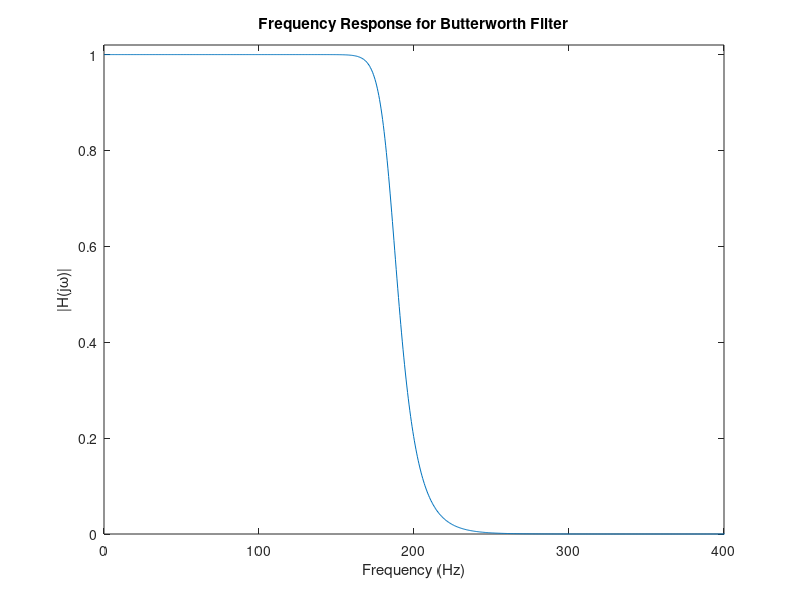
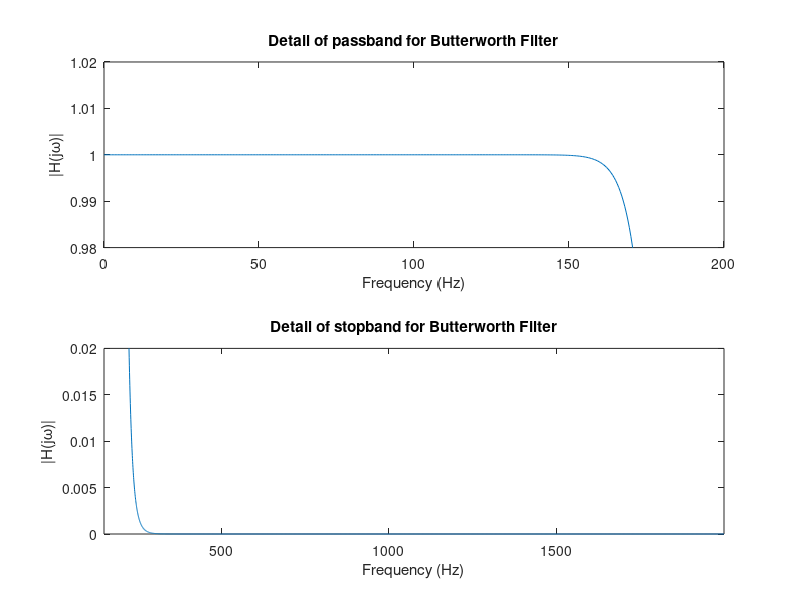

Reproduce these figures in MATLAB, in order.
%% In Class 15 Problem 3
% By: Antz-Lee Francois
clear all; clc;

%% Data Calculations

% Flag for saving plots.  Make true when final version
FINAL = 0;
%FINAL = 1;

% Define passband and stopband edges
omegap = 2*pi*200; % Pass Band -  Rad/sec
omegas = 2*pi*150; % Stop Band -  Rad/sec 

% Define passband and stopband ripples
% 0.98 <= |H(jw)| <= 1.02   ==> Pass Band 
%         |H(jw)| <= .02    ==> Stop Band 
delta1 = 0.02;
delta2 = 0.02;

% Find passband and stopband edges in dB
Rp = -20*log10(1-delta1);
Rs = -20*log10(delta2);

% Find filter order and frequency parameter
[Nbw,omeganbw] = buttord(omegap,omegas,Rp,Rs,'s');

% Find parameters for the filter frequency response
[bbw,abw] = butter(Nbw,omeganbw,'s');

% Find frequency response
omega = 2*pi*linspace(0,2000,4096);
Hbw = freqs(bbw,abw,omega);

%% Plotting 
figure(1)
%subplot(211)
plot(omega/(2*pi),abs(Hbw))
xlabel('Frequency (Hz)')
ylabel('|H(j\omega)|')
title('Frequency Response for Butterworth Filter')
axis([0 400 0 1+delta1])

if FINAL
print -deps class15exampleHjw.eps
end

figure(2)
subplot(211)
plot(omega/(2*pi),abs(Hbw))
axis([0 omegap/(2*pi) 1-delta1 1+delta1]);
xlabel('Frequency (Hz)')
ylabel('|H(j\omega)|')
title('Detail of passband for Butterworth Filter')

subplot(212)
plot(omega/(2*pi),abs(Hbw))
axis([omegas/(2*pi) max(omega)/(2*pi) 0 delta2]);
xlabel('Frequency (Hz)')
ylabel('|H(j\omega)|')
title('Detail of stopband for Butterworth Filter')

if FINAL
print -deps class15exampleHjwpbsb.eps
end

